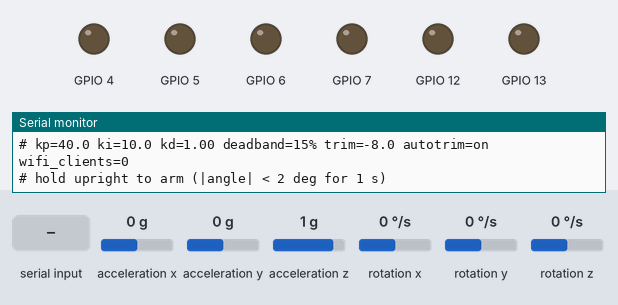
A program run on a simulated ESP32-S3. Shown: output pins drawn as LEDs (lit = HIGH), the last lines printed to the serial monitor. Wiring (inferred from the names in the program): MPU-6050 motion sensor at I2C address 0x68. Inputs (shaded band) come from the test bench; at power-on: acceleration x 0 g, rotation y 0 °/s, acceleration y 0 g, acceleration z 1 g, rotation x 0 °/s, rotation z 0 °/s.

Above: at 4.1 s.
4.2 s: acceleration x set to -1.4 g
5.7 s: rotation y set to 176 °/s
8.7 s: rotation y set to 182 °/s
At 11.4 s:
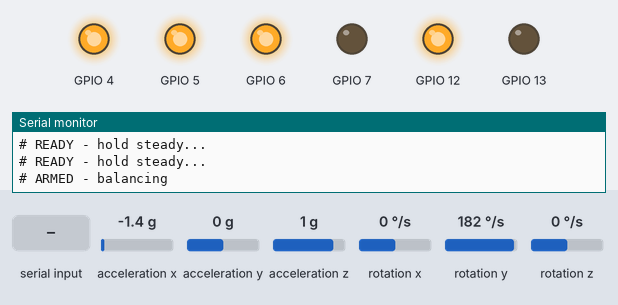
11.7 s: "d\n" received over Serial
At 12.8 s:
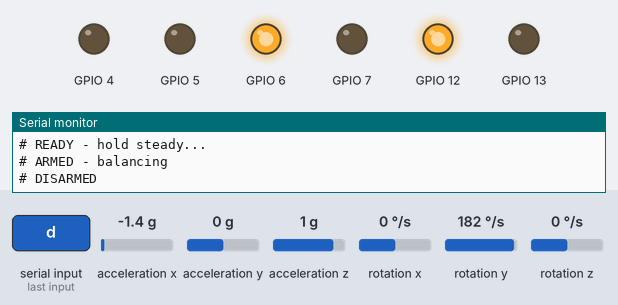
13.2 s: "a\n" received over Serial
At 15.4 s:
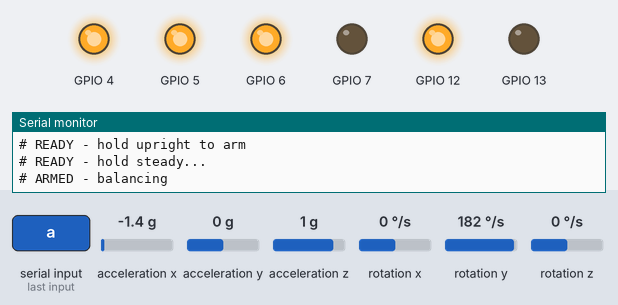
15.7 s: acceleration x set to 0 g
At 16.3 s:
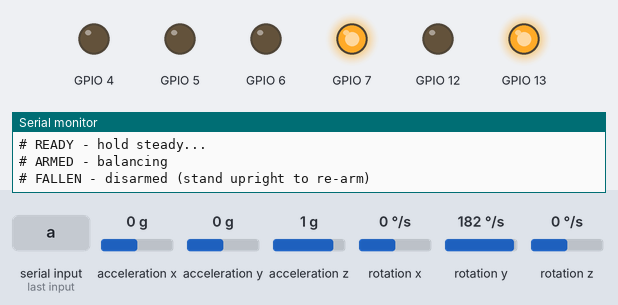
Timing chart, 0 to 18.4 s (numbered marks = the images above; inputs shaded):
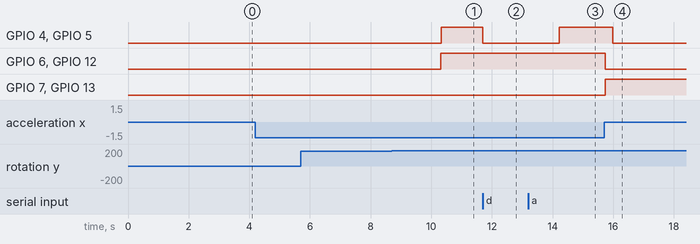

The program:

main.cpp
```cpp
// BoomBot MCU 1 — minimal balance firmware.
// Scope: MPU-6050 (I2C0) + L298N + WiFi bring-up console. No UART link,
// displays, or encoders yet. Pin map: firmware/common/pins.h.
//
// Wireless console: the board runs a WiFi AP (SSID "BoomBot", pass
// "boombot123"). Connect and run `nc 192.168.4.1 23` (or PuTTY, raw mode) —
// same commands and output as USB serial, both work simultaneously.
//
// Bring-up (wheels OFF the ground first — see firmware/mcu1/README.md):
//   1. Power on with the robot lying flat and still: gyro calibrates (~2 s).
//   2. Stand it upright and hold: when |angle| < 2 deg for 1 s it arms.
//   3. Tilt forward: wheels must spin forward (driving under the fall).
// Console keys:
//   'd' disarm  'a' allow arming  't' toggle angle stream  'g' print gains
//   'q'/'w' kp -/+1   'e'/'r' kd -/+0.1   'z'/'x' deadband -/+2%
//   '+'/'-' trim +/-0.5 deg   'b' toggle balance-point auto-trim

#include <Arduino.h>
#include <Wire.h>
#include <WiFi.h>

#include <stdarg.h>

#include "control.h"
#include "pins.h"

using namespace boombot;

// ---- orientation / sign configuration -------------------------------------
static const float kAngleSign = 1.0f;   // flip if reported angle has wrong sign
static const float kGyroSign  = 1.0f;   // flip if angle drifts when rotating
static const float kMotorSign = -1.0f;  // bench-verified 2026-07-12

// ---- console: USB serial + WiFi TCP, same interface ------------------------
static const char* kApSsid = "BoomBot";
static const char* kApPass = "boombot123";
static WiFiServer g_tcpServer(23);
static WiFiClient g_tcpClient;

static void conWrite(const char* s) {
  Serial.print(s);
  if (g_tcpClient && g_tcpClient.connected()) {
    // Never block the balance loop on a slow/stale TCP connection: write only
    // what the socket can take right now, drop the rest.
    const size_t n = strlen(s);
    if (static_cast<size_t>(g_tcpClient.availableForWrite()) >= n) {
      g_tcpClient.write(reinterpret_cast<const uint8_t*>(s), n);
    }
  }
}

static void conPrintln(const char* s) {
  conWrite(s);
  conWrite("\n");
}

static void conPrintf(const char* fmt, ...) {
  char buf[192];
  va_list ap;
  va_start(ap, fmt);
  vsnprintf(buf, sizeof buf, fmt, ap);
  va_end(ap);
  conWrite(buf);
}

static void pollTcpClient() {
  if (g_tcpServer.hasClient()) {
    if (g_tcpClient) g_tcpClient.stop();  // newest connection wins
#if defined(ESP_ARDUINO_VERSION_MAJOR) && ESP_ARDUINO_VERSION_MAJOR >= 3
    g_tcpClient = g_tcpServer.accept();
#else
    g_tcpClient = g_tcpServer.available();
#endif
    conPrintln("# console client connected");
  }
}

// Next command byte from USB or TCP; -1 when none. Skips CR/LF and telnet
// negotiation bytes so both `nc` and telnet clients work.
static int conRead() {
  int c = -1;
  if (Serial.available()) c = Serial.read();
  else if (g_tcpClient && g_tcpClient.connected() && g_tcpClient.available())
    c = g_tcpClient.read();
  if (c == '\r' || c == '\n' || c >= 0x80) return -1;
  return c;
}

// ---- MPU-6050 (raw I2C, no library) ----------------------------------------
static uint8_t g_mpuAddr = 0x68;  // discovered at boot (0x68 or 0x69)

static void mpuWrite(uint8_t reg, uint8_t val) {
  Wire.beginTransmission(g_mpuAddr);
  Wire.write(reg);
  Wire.write(val);
  Wire.endTransmission();
}

static bool i2cPing(uint8_t addr) {
  Wire.beginTransmission(addr);
  return Wire.endTransmission() == 0;
}

static int i2cScan(int sda, int scl) {
  Wire.end();
  Wire.begin(sda, scl, 400000);
  delay(20);
  int found = 0;
  conPrintf("# scan SDA=%d SCL=%d:", sda, scl);
  for (uint8_t a = 1; a < 127; ++a) {
    if (i2cPing(a)) { conPrintf(" 0x%02X", a); ++found; }
  }
  conPrintln(found ? "" : " (nothing - check VCC/GND/wires)");
  return found;
}

static bool mpuProbe() {
  const int orient[2][2] = {{pins::kI2c0Sda, pins::kI2c0Scl},
                            {pins::kI2c0Scl, pins::kI2c0Sda}};
  for (int o = 0; o < 2; ++o) {
    Wire.end();
    Wire.begin(orient[o][0], orient[o][1], 400000);
    delay(20);
    for (uint8_t addr = 0x68; addr <= 0x69; ++addr) {
      if (i2cPing(addr)) {
        g_mpuAddr = addr;
        conPrintf("# MPU found: addr 0x%02X, SDA=%d SCL=%d%s\n",
                  addr, orient[o][0], orient[o][1],
                  o == 1 ? "  (PINS SWAPPED vs pins.h - fix wiring or pins.h)"
                         : "");
        return true;
      }
    }
  }
  return false;
}

static bool mpuInit() {
  if (!mpuProbe()) return false;
  mpuWrite(0x6B, 0x01);  // PWR_MGMT_1: wake, clock = gyro X PLL
  mpuWrite(0x1A, 0x03);  // CONFIG: DLPF 44 Hz accel / 42 Hz gyro
  mpuWrite(0x1B, 0x08);  // GYRO_CONFIG: +/-500 dps  (65.5 LSB per dps)
  mpuWrite(0x1C, 0x00);  // ACCEL_CONFIG: +/-2 g     (16384 LSB per g)
  return true;
}

struct MpuSample {
  float ax, ay, az;  // g
  float gy;          // pitch rate, deg/s (rotation about Y)
};

static bool mpuRead(MpuSample& s) {
  Wire.beginTransmission(g_mpuAddr);
  Wire.write(0x3B);  // ACCEL_XOUT_H
  if (Wire.endTransmission(false) != 0) return false;
  if (Wire.requestFrom(static_cast<int>(g_mpuAddr), 14) != 14) return false;
  int16_t raw[7];
  for (int i = 0; i < 7; ++i) {
    raw[i] = (Wire.read() << 8) | Wire.read();
  }
  s.ax = raw[0] / 16384.0f;
  s.ay = raw[1] / 16384.0f;
  s.az = raw[2] / 16384.0f;
  // raw[3] = temperature, raw[4..6] = gyro X/Y/Z
  s.gy = raw[5] / 65.5f;
  return true;
}

// ---- L298N ------------------------------------------------------------------
// 5 kHz, not 20: the L298N's slow BJT switching eats a meaningful part of
// each period at high PWM frequency, cutting effective motor voltage further.
static const int kPwmFreq = 5000;
static const int kPwmRes  = 10;     // 0..1023

#if defined(ESP_ARDUINO_VERSION_MAJOR) && ESP_ARDUINO_VERSION_MAJOR >= 3
static void pwmInitPin(int pin, int /*channel*/) { ledcAttach(pin, kPwmFreq, kPwmRes); }
static void pwmWritePin(int pin, int /*channel*/, uint32_t duty) { ledcWrite(pin, duty); }
#else
static void pwmInitPin(int pin, int channel) {
  ledcSetup(channel, kPwmFreq, kPwmRes);
  ledcAttachPin(pin, channel);
}
static void pwmWritePin(int /*pin*/, int channel, uint32_t duty) { ledcWrite(channel, duty); }
#endif

static const int kPwmChanLeft = 0;
static const int kPwmChanRight = 1;

static void motorsInit() {
  pinMode(pins::kMotorIn1, OUTPUT);
  pinMode(pins::kMotorIn2, OUTPUT);
  pinMode(pins::kMotorIn3, OUTPUT);
  pinMode(pins::kMotorIn4, OUTPUT);
  pwmInitPin(pins::kMotorEnLeft, kPwmChanLeft);
  pwmInitPin(pins::kMotorEnRight, kPwmChanRight);
  pwmWritePin(pins::kMotorEnLeft, kPwmChanLeft, 0);
  pwmWritePin(pins::kMotorEnRight, kPwmChanRight, 0);
}

// Motor stiction deadband: below this duty (%) the motors don't move, so
// every nonzero command is remapped into [deadband, 100]. Tune live: z/x keys.
// 15% suits the 2S-fed rail; was 25% on the weak 5 V rail.
static float g_deadbandPct = 15.0f;

// cmd in [-100, 100]; sign = direction, magnitude = duty.
static void motorSet(int enPin, int chan, int inA, int inB, float cmd) {
  const bool fwd = cmd >= 0.0f;
  digitalWrite(inA, fwd ? HIGH : LOW);
  digitalWrite(inB, fwd ? LOW : HIGH);
  float mag = fabsf(cmd);
  if (mag > 0.5f) {  // remap past the stiction deadband; tiny commands stay off
    mag = g_deadbandPct + mag * (100.0f - g_deadbandPct) / 100.0f;
    if (mag > 100.0f) mag = 100.0f;
  } else {
    mag = 0.0f;
  }
  pwmWritePin(enPin, chan, static_cast<uint32_t>(mag * 1023.0f / 100.0f));
}

static void motorsApply(const control::WheelCommand& w) {
  motorSet(pins::kMotorEnLeft, kPwmChanLeft, pins::kMotorIn1, pins::kMotorIn2,
           kMotorSign * w.left);
  motorSet(pins::kMotorEnRight, kPwmChanRight, pins::kMotorIn3, pins::kMotorIn4,
           kMotorSign * w.right);
}

static void motorsKill() {
  pwmWritePin(pins::kMotorEnLeft, kPwmChanLeft, 0);
  pwmWritePin(pins::kMotorEnRight, kPwmChanRight, 0);
}

// ---- state -------------------------------------------------------------------
// Gains from firmware/test/tune_gains.cpp against the measured plant (CAD:
// m=581 g, J_pitch=1.38e-3 kg*m^2, axle->CoM 30 mm, 65 mm wheels; L298N-
// limited drive). Key finding: without velocity feedback this plant is
// UNSTABLE at any gains — the pseudo-velocity estimator below is what makes
// it balanceable, not the gain values.
static control::BalanceConfig benchConfig() {
  control::BalanceConfig c = control::defaultBalanceConfig();
  c.angle.kp = 40.0f;   // tuned for the 2S drive + head extension (L=68 mm)
  c.angle.ki = 10.0f;
  c.angle.kd = 1.0f;
  return c;
}

static control::ComplementaryFilter g_filter(0.98f);
static control::BalanceController g_ctrl(benchConfig());
static control::DriveMixer g_mixer;

// Encoder-less wheel-velocity estimate from the motor command (see control.h).
// Nominal constants for the 2S-fed L298N (~5 V at the motors) + 728 g robot
// (mass incl. 2S pack + head extension, CAD 2026-07-12).
static control::VelocityEstimator g_velEst(
    control::VelocityEstimatorConfig{7.15f, 0.95f, 0.8f});

static float g_gyroBias = 0.0f;
static float g_trimDeg = -8.0f;     // bench-measured starting balance point

// Auto-trim: if the motors persistently push one way, the balance setpoint is
// wrong that way (off-center CoM, e.g. battery not centered). Slowly steer the
// trim until average motor effort is zero. 'b' toggles.
static bool g_autoTrim = true;
static const float kAutoTrimRate = 0.02f;  // deg per (motor-unit * s)
static const float kTrimLimitDeg = 15.0f;

static bool g_armAllowed = true;
static bool g_armed = false;
static uint32_t g_uprightSinceMs = 0;

static const float kArmWithinDeg = 2.0f;
static const uint32_t kArmHoldMs = 1000;
static const float kLoopDt = 0.005f;  // 200 Hz

static bool g_telemetry = false;  // 't' toggles the angle stream (off: quiet)
static float g_lastMotor = 0.0f;  // last balance output, for telemetry
static control::PidGains g_angleGains = benchConfig().angle;

static void printGains() {
  conPrintf("# kp=%.1f ki=%.1f kd=%.2f deadband=%.0f%% trim=%.1f autotrim=%s wifi_clients=%d\n",
            g_angleGains.kp, g_angleGains.ki, g_angleGains.kd,
            g_deadbandPct, g_trimDeg, g_autoTrim ? "on" : "off",
            WiFi.softAPgetStationNum());
}

static void calibrateGyro() {
  conPrintln("# calibrating gyro - keep the robot STILL...");
  float sum = 0.0f;
  int got = 0;
  for (int i = 0; i < 400; ++i) {  // ~2 s
    MpuSample s;
    if (mpuRead(s)) { sum += s.gy; ++got; }
    delay(5);
  }
  g_gyroBias = (got > 0) ? sum / got : 0.0f;
  conPrintf("# gyro bias: %.3f deg/s (%d samples)\n", g_gyroBias, got);
}

void setup() {
  Serial.begin(115200);
#if defined(ARDUINO_USB_CDC_ON_BOOT) && ARDUINO_USB_CDC_ON_BOOT
  // Native-USB serial blocks when the host isn't draining the buffer, which
  // would stall the 200 Hz balance loop. Drop bytes instead of waiting.
  Serial.setTxTimeoutMs(0);
#endif
  delay(300);

  WiFi.mode(WIFI_AP);
  const bool apOk = WiFi.softAP(kApSsid, kApPass, /*channel=*/1,
                                /*hidden=*/0, /*max_conn=*/4);
  g_tcpServer.begin();
  g_tcpServer.setNoDelay(true);

  conPrintln("# BoomBot MCU1 - balance firmware (WiFi console)");
  conPrintf("# WiFi AP '%s' pass '%s' -> raw TCP %s:23 (PuTTY raw / nc)  [AP start: %s]\n",
            kApSsid, kApPass, WiFi.softAPIP().toString().c_str(),
            apOk ? "OK" : "FAILED");

  Wire.begin(pins::kI2c0Sda, pins::kI2c0Scl, 400000);
  motorsInit();
  motorsKill();

  if (!mpuInit()) {
    // Keep scanning and reporting so wiring can be fixed live, no reflash.
    while (true) {
      conPrintln("# ERROR: no MPU at 0x68/0x69 on either pin orientation.");
      i2cScan(pins::kI2c0Sda, pins::kI2c0Scl);
      i2cScan(pins::kI2c0Scl, pins::kI2c0Sda);
      conPrintln("# check: GY-521 power LED lit? VCC->3V3, GND->GND, SDA->11, SCL->10. retrying in 3 s...");
      pollTcpClient();
      delay(3000);
      if (mpuInit()) break;
    }
    conPrintln("# MPU recovered - continuing boot");
  }
  calibrateGyro();

  MpuSample s;
  if (mpuRead(s)) {
    g_filter.reset(kAngleSign * atan2f(s.ax, s.az) * RAD_TO_DEG);
  }
  printGains();
  conPrintln("# hold upright to arm (|angle| < 2 deg for 1 s)");
}

static void handleConsole() {
  for (int c = conRead(); c >= 0; c = conRead()) {
    bool gainsChanged = false;
    if (c == 'd') { g_armAllowed = false; g_armed = false; motorsKill(); conPrintln("# DISARMED"); }
    if (c == 'a') { g_armAllowed = true; conPrintln("# READY - hold upright to arm"); }
    if (c == 't') { g_telemetry = !g_telemetry; conPrintln(g_telemetry ? "# telemetry ON" : "# telemetry OFF"); }
    if (c == '+') { g_trimDeg += 0.5f; printGains(); }
    if (c == '-') { g_trimDeg -= 0.5f; printGains(); }
    if (c == 'b') { g_autoTrim = !g_autoTrim; printGains(); }
    if (c == 'q') { g_angleGains.kp -= 1.0f; gainsChanged = true; }
    if (c == 'w') { g_angleGains.kp += 1.0f; gainsChanged = true; }
    if (c == 'e') { g_angleGains.kd -= 0.1f; gainsChanged = true; }
    if (c == 'r') { g_angleGains.kd += 0.1f; gainsChanged = true; }
    if (c == 'z') { g_deadbandPct -= 2.0f; if (g_deadbandPct < 0) g_deadbandPct = 0; printGains(); }
    if (c == 'x') { g_deadbandPct += 2.0f; if (g_deadbandPct > 60) g_deadbandPct = 60; printGains(); }
    if (c == 'g') { printGains(); }
    if (c == 'm') {
      // Drive-train step test: discriminates electrical weakness from control
      // problems. If full duty spins up slowly, no gain tuning can help.
      if (g_armed) {
        conPrintln("# step test refused while ARMED - press 'd' first");
      } else {
        conPrintln("# STEP TEST: full duty 0.6 s - WHEELS UP!");
        control::WheelCommand full{100.0f, 100.0f};
        motorsApply(full);
        delay(600);
        motorsKill();
        conPrintln("# step test done (snappy strong spin-up = drive OK; sluggish = electrical)");
      }
    }
    if (gainsChanged) {
      if (g_angleGains.kp < 0) g_angleGains.kp = 0;
      if (g_angleGains.kd < 0) g_angleGains.kd = 0;
      g_ctrl.setAngleGains(g_angleGains);
      printGains();
    }
  }
}

void loop() {
  static uint32_t nextTickUs = micros();
  static uint32_t lastPrintMs = 0;

  // Fixed-rate 200 Hz tick.
  const uint32_t now = micros();
  if (static_cast<int32_t>(now - nextTickUs) < 0) return;
  nextTickUs += 5000;
  // If something stalled us (WiFi event, TCP hiccup), resync instead of
  // replaying the missed ticks back-to-back with a wrong dt.
  if (static_cast<int32_t>(now - nextTickUs) > 50000) nextTickUs = now + 5000;

  // Network housekeeping is not worth doing 200x per second.
  static uint32_t lastNetMs = 0;
  const uint32_t msNow = millis();
  if (msNow - lastNetMs >= 100) {
    lastNetMs = msNow;
    pollTcpClient();
  }
  handleConsole();

  MpuSample s;
  if (!mpuRead(s)) {  // I2C hiccup: safest is motors off until data returns
    motorsKill();
    return;
  }

  const float accelAngle = kAngleSign * atan2f(s.ax, s.az) * RAD_TO_DEG;
  const float rate = kGyroSign * (s.gy - g_gyroBias);
  const float angle = g_filter.update(accelAngle, rate, kLoopDt);
  const float theta = angle - g_trimDeg;

  if (!g_armed) {
    motorsKill();
    const uint32_t ms = millis();
    if (g_armAllowed && fabsf(theta) < kArmWithinDeg) {
      if (g_uprightSinceMs == 0) {
        g_uprightSinceMs = ms;
        conPrintln("# READY - hold steady...");
      }
      if (ms - g_uprightSinceMs >= kArmHoldMs) {
        g_armed = true;
        g_ctrl.reset();
        g_velEst.reset();
        conPrintln("# ARMED - balancing");
      }
    } else {
      g_uprightSinceMs = 0;
    }
  } else {
    if (g_ctrl.fallen(theta)) {
      g_armed = false;
      g_uprightSinceMs = 0;
      motorsKill();
      conPrintln("# FALLEN - disarmed (stand upright to re-arm)");
    } else {
      // No encoders yet: pseudo-velocity from the motor model closes the
      // outer loop — without it this drive cannot stabilize the robot.
      const float motor =
          g_ctrl.update(theta, g_velEst.velocity(), 0.0f, kLoopDt);
      g_velEst.update(motor, kLoopDt);
      g_lastMotor = motor;
      motorsApply(g_mixer.mix(motor, proto::Direction::Stop, 0));

      // Balance-point learner: persistent backward drive means the setpoint
      // is behind the true equilibrium (raise trim), and vice versa. Learn
      // only near equilibrium — adapting during a big transient (push, catch,
      // pickup) erodes a good trim with garbage.
      if (g_autoTrim && fabsf(theta) < 10.0f && fabsf(rate) < 60.0f) {
        g_trimDeg -= kAutoTrimRate * motor * kLoopDt;
        g_trimDeg = control::clampf(g_trimDeg, -kTrimLimitDeg, kTrimLimitDeg);
      }
    }
  }

  // Loop-rate accounting (real control frequency, not nominal).
  static uint32_t loopCount = 0;
  static uint32_t lastRateMs = 0;
  static uint32_t loopHz = 0;
  ++loopCount;
  if (msNow - lastRateMs >= 1000) {
    loopHz = loopCount * 1000 / (msNow - lastRateMs);
    loopCount = 0;
    lastRateMs = msNow;
  }

  // Quiet by default; 't' toggles a 10 Hz stream for tuning:
  //   angle, last motor cmd, velocity estimate, actual loop Hz
  if (g_telemetry) {
    if (msNow - lastPrintMs >= 100) {
      lastPrintMs = msNow;
      conPrintf("%.2f,%.0f,%.2f,%u\n", theta, g_lastMotor,
                g_velEst.velocity(), loopHz);
    }
  }
}
```

Measured:
- the behaviour switches between 181 and 182 °/s on rotation y (found by bisection; images 0 and 1)
- after the input at 5.7 s, every drawn part: stays the same
- after the input at 8.7 s, GPIO 4–6, GPIO 12: LOW → HIGH after 1.6 s
- after the input at 11.7 s, GPIO 4, GPIO 5: HIGH → LOW at once
- after the input at 13.2 s, GPIO 4, GPIO 5: LOW → HIGH after 1.0 s
- after the input at 15.7 s, GPIO 4, GPIO 5: HIGH → LOW after 0.28 s; GPIO 6, GPIO 12: HIGH → LOW at once; GPIO 7, GPIO 13: LOW → HIGH at once
